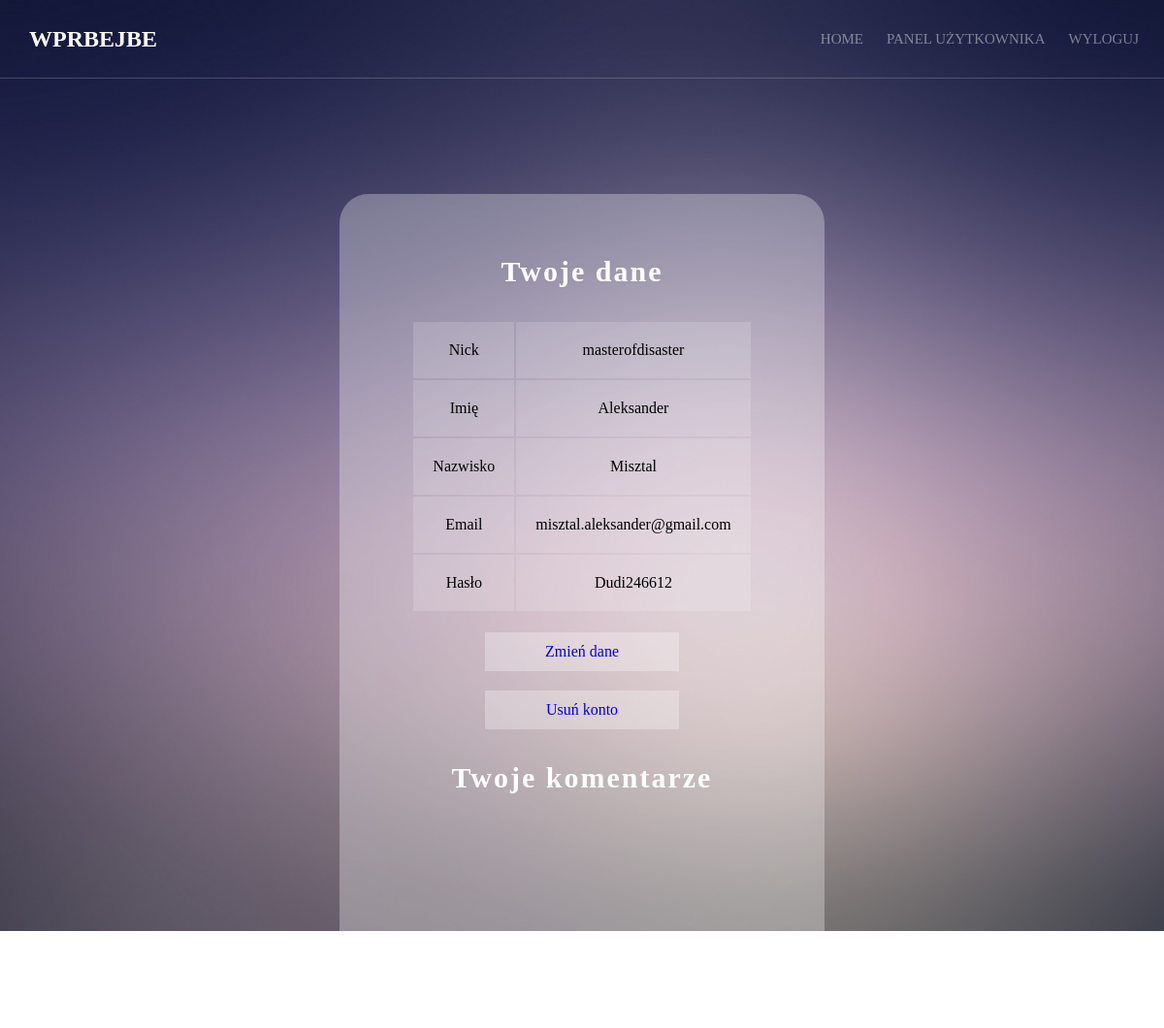
/userPanel.php (signed in), run on the app's committed database.
### tables this page shows
CREATE TABLE `users` (
  `nick` varchar(16) NOT NULL,
  `name` varchar(20) NOT NULL,
  `surname` varchar(30) NOT NULL,
  `email` varchar(50) NOT NULL,
  `password` varchar(30) NOT NULL,
  `level` int(1) NOT NULL
);

### func.php (the view, shortened to what this page needs)
<?php
function createDataTable($nick, $name, $surname, $email, $password)
{
    return "<tr><td>Nick</td><td>$nick</td></tr><tr><td>Imię</td><td>$name</td></tr><tr><td>Nazwisko</td><td>$surname</td></tr><tr><td>Email</td><td>$email</td></tr><tr><td>Hasło</td><td>$password</td></tr>";
}

### data on the page
users: name "Aleksander", surname "Misztal", email "misztal.aleksander@gmail.com", password "Dudi246612"

### other printed values
$nick "masterofdisaster"
